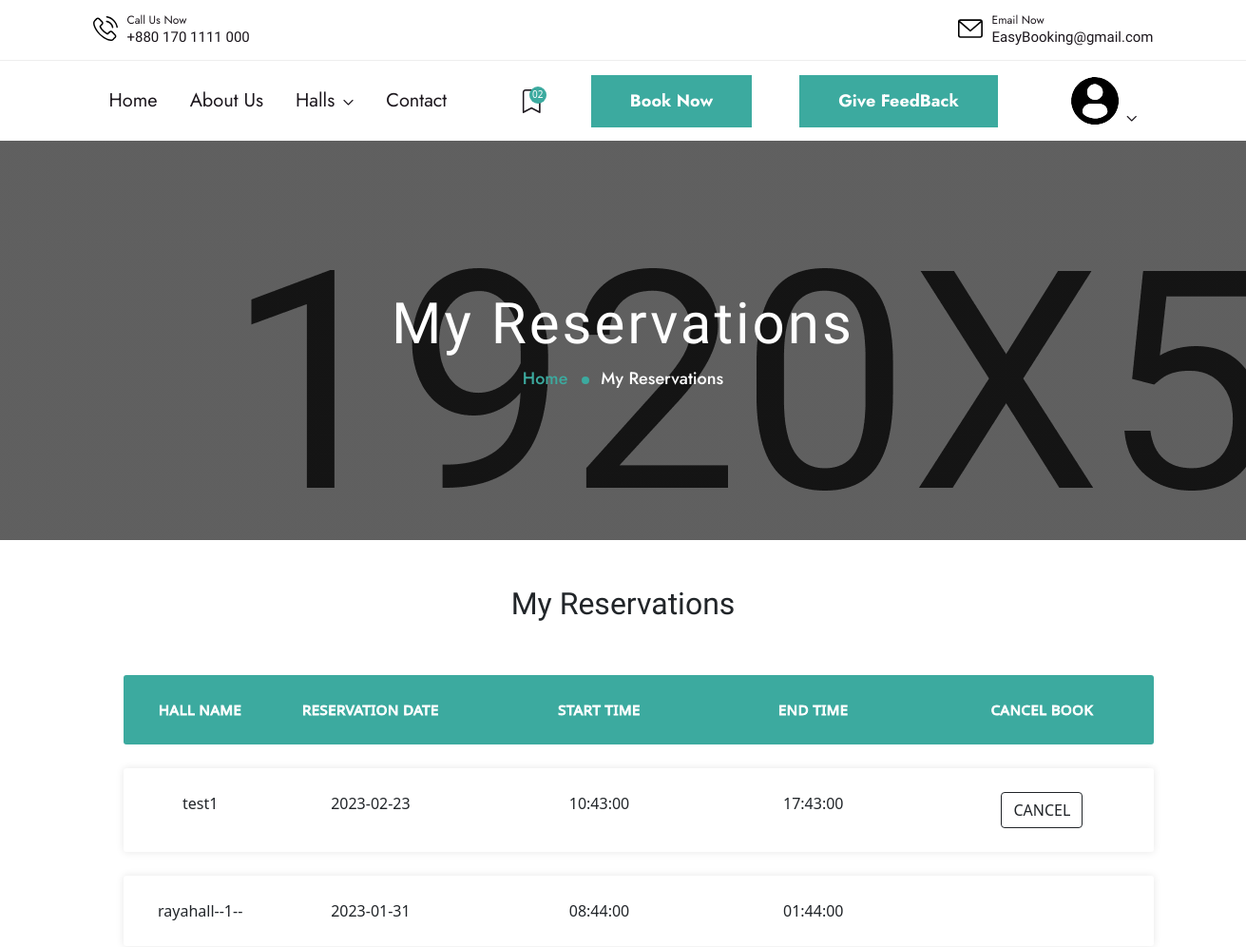
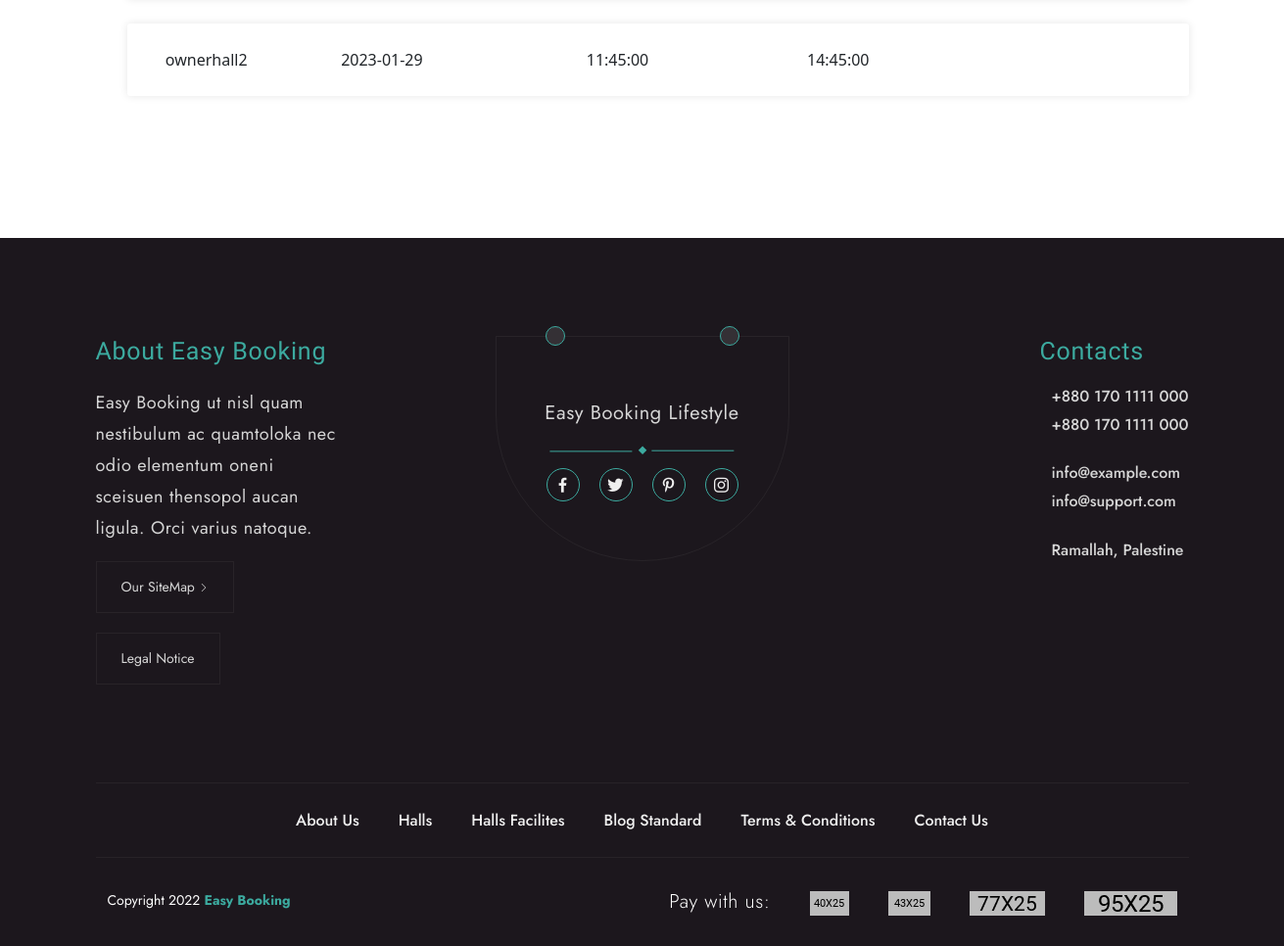
The page /MyReservation.php (signed in) on the database its author committed (2 pictures, top to bottom).
### tables this page shows
CREATE TABLE `reservations` (
  `id` int NOT NULL,
  `event_type` varchar(255) NOT NULL,
  `number_guests` int NOT NULL,
  `date` date NOT NULL,
  `start_time` time NOT NULL,
  `end_time` time NOT NULL,
  `notes` varchar(1000) NOT NULL,
  `hall_id` int NOT NULL,
  `user_id` int NOT NULL,
  `status` enum('pending','approved','canceled') NOT NULL DEFAULT 'pending'
);

CREATE TABLE `subhalls` (
  `id` int NOT NULL,
  `name` varchar(200) NOT NULL,
  `type` int NOT NULL,
  `number_of_guests` int NOT NULL,
  `price` float NOT NULL,
  `hall_describtion` varchar(500) NOT NULL,
  `services` varchar(500) NOT NULL,
  `image_view` varchar(300) NOT NULL,
  `hall_id` int NOT NULL,
  `num_of_reservation` int NOT NULL DEFAULT '0'
);

### MyReservation.php (the view, shortened to what this page needs)
<?php
$user_id= $_SESSION['userId'];
require ('inc/head.php');
require("admin/handlers/db.php");
$sql1="SELECT subhalls.name as hall_name, reservations.date, reservations.start_time, reservations.end_time
FROM reservations
JOIN subhalls ON reservations.hall_id = subhalls.id
WHERE reservations.user_id =$user_id and  reservations.status='approved'
ORDER BY reservations.date DESC;
";
$sqlResult=mysqli_query($conn,$sql1);
$feedbackData=mysqli_fetch_all($sqlResult);
$sql="SELECT subhalls.name as hall_name, reservations.date, reservations.start_time, reservations.end_time
FROM reservations
JOIN subhalls ON reservations.hall_id = subhalls.id
WHERE  reservations.status='approved' and  reservations.user_id =$user_id
ORDER BY reservations.date DESC
 ";
$query=mysqli_query($conn,$sql);
if(mysqli_num_rows($query)>0){
$feedback=mysqli_fetch_all($query,MYSQLI_ASSOC);
}
?>
<!DOCTYPE html>
<html lang="en">
<body>
    <?php require ('inc/preloader_area.php');
    require ('inc/top_Bar.php');
 ?>
     <?php
if(isset($_SESSION['userId'])){
require ('inc/LoginHeader.php');
}else{
     require ('inc/Header.php');
}
?>
    <div class="breadcrumb-section">
        <div class="container">
            <div class="row d-flex justify-content-center align-items-center text-center">
                <div class="col-lg-8">
                    <h2 class="breadcrumb-title wow fadeInLeft" data-wow-duration="1.5s" data-wow-delay=".2s">My Reservations</h2>
                    <nav aria-label="breadcrumb">
                        <ol class="breadcrumb d-flex justify-content-center">
                            <li class="breadcrumb-item"><a href="index.php">Home</a></li>
                            <li class="breadcrumb-item active" aria-current="page">My Reservations</li>
                        </ol>
                    </nav>
                </div>
            </div>
        </div>
    </div>
    <div class="contact-page mb-120  overflow-hidden">
                <div class="container">
                    <br>
                    <br>
  <h2>My Reservations</h2>
  <br>
  <br>
  <ul class="responsive-table">
    <li class="table-header">
      <div class="col col-1">Hall Name</div>
      <div class="col col-2">Reservation Date</div>
      <div class="col col-3">Start Time</div>
      <div class="col col-4">End Time</div>
      <div class="col col-5">Cancel Book</div>
    </li>
    <?php
if(isset($feedback)){
$current_date = date("Y-m-d");
foreach($feedbackData as $index=>$feedback){?>
    <li class="table-row">
      <div class="col col-1" data-label="Hallname"><?=$feedback[0];?></div>
      <div class="col col-2" data-label="Date"><?=$feedback[1];?></div>
      <div class="col col-3" data-label="Staer_time"><?=$feedback[2];?></div>
      <div class="col col-4" data-label="End_time"><?=$feedback[3];?></div>
      <?php
      if($feedback[1]>=$current_date){
       ?>
          <div class="col col-5 d-flex justify-content-center">
          <button  class="font-weight-bold btn btn-outline-Dark" type="submit" >CANCEL</button>
                            </div>
     <?php }else?>
     <div class="col col-5" data-label="Cancel">    </div>
    </li>
    <?php }
?>  </ul>
<?php
}
else{?>
  <tr>
  <div class="col col-5" data-label="Cancel">            No Reservations</div>
  </tr>
  <?php
} ?>
</div>
                </div>
    <?php require ('inc/footer.php');
    require('inc/js_file_link.php'); ?>
</body>
</html>

### inc/head.php (style rules this page uses)
body { font-family: 'lato', sans-serif; }
.container { max-width: 1000px; margin-left: auto; margin-right: auto; padding-left: 10px; padding-right: 10px; }
h2 { font-size: 26px; margin: 20px 0; text-align: center; }
.responsive-table li { border-radius: 3px; padding: 25px 30px; display: flex; justify-content: space-between; margin-bottom: 25px; }
.responsive-table .table-header { background-color: #3CAA9F; font-size: 15px; color:white; text-align: center; -webkit-text-stroke-width: 1px; text-transform: uppercase; letter-spacing: 0.03em; }
.responsive-table .table-row { text-align: center; background-color:white; box-shadow: 0px 0px 9px 0px rgba(0, 0, 0, 0.1); }
.responsive-table .col-1 { flex-basis: 10%; }
.responsive-table .col-2 { flex-basis: 25%; }
.responsive-table .col-3 { flex-basis: 22%; }
.responsive-table .col-4 { flex-basis: 22%; }
.responsive-table .col-5 { flex-basis: 25%; }

### rows shown on the page
reservations: hall.name "test1", date "2023-02-23", start_time "10:43:00", end_time "17:43:00", shows "CANCEL"
reservations: hall.name "rayahall--1--", date "2023-01-31", start_time "08:44:00", end_time "01:44:00"
reservations: hall.name "ownerhall2", date "2023-01-29", start_time "11:45:00", end_time "14:45:00"
